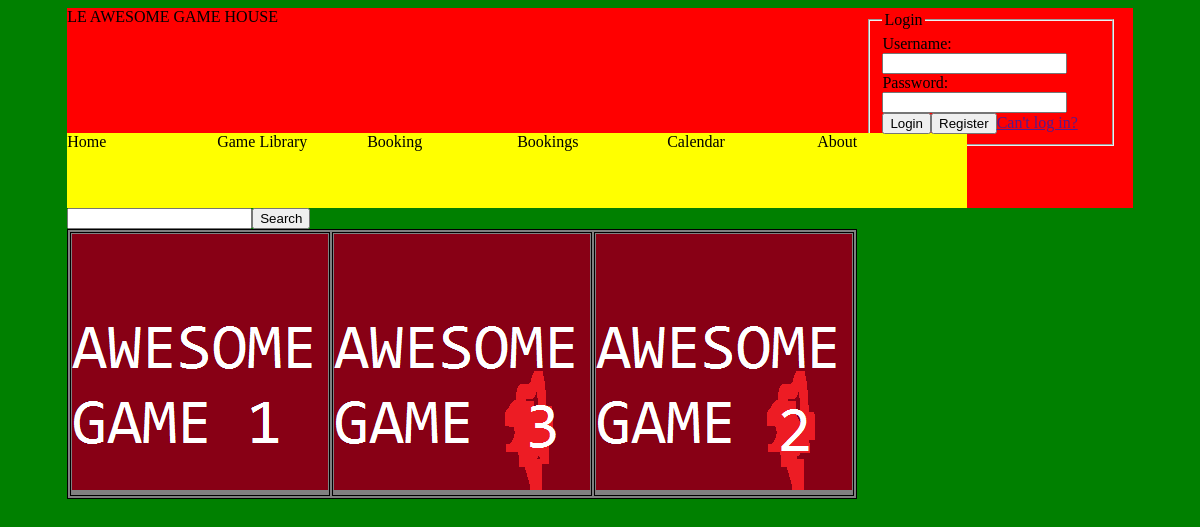
Page /?page=gameLibrary on the committed database.
### tables this page shows
CREATE TABLE "GameLibrary" ("pk" INTEGER PRIMARY KEY  AUTOINCREMENT  NOT NULL , "game" INTEGER);

### model.php (called while the page is built, shortened)
<?php
class Model{
    public $types = array("games", "accounts", "review", "Game", "GameLibrary", "Booking", "Bookings");
    function read($type, $id){
        if(in_array($type, $this->types)){
            $db = new PDO("sqlite:db/db.sqlite");
            try {
                $db = new PDO("sqlite:db/db.sqlite");
                $db->setAttribute(PDO::ATTR_ERRMODE, PDO::ERRMODE_EXCEPTION);
            } catch (PDOException $e) {
                echo "Failed to connect to the database using DSN:<br>$dsn<br>";
                throw $e;
            }
            switch($type){
                case "GameLibrary":
                    $stmt = $db->prepare("SELECT * FROM GameLibrary");
                    $stmt->execute();
                    $res = $stmt->fetchAll(PDO::FETCH_ASSOC);
                    return $res;
            }
        } else{
            echo "**Invalid type in read**";
        }
    }
}
 ?>

### view.php (the view, shortened to what this page needs)
<?php
class InterfaceView{
    public function staticStuff(){
        echo "
        <!DOCTYPE html>
            <head>
                <title>title</title>
                <link rel='stylesheet' href='style.css'>
            </head>
        <body>
        <header>";
            echo "LE AWESOME GAME HOUSE";
            $loggedIn = true;
            echo "<div class='login'>";
                if(isset($_SESSION['username'])){
                    if($_SESSION['username'] != ""){
                        echo "Hello " . $_SESSION['username'];
                        echo "<form method='POST'>";
                            echo "<button name='logout' type='submit'>Logout</button>";
                        echo "</form>";
                    } else{
                        $loggedIn = false;
                    }
                } else{
                    $loggedIn = false;
                }
                if(!$loggedIn){
                    echo "<fieldset>";
                        echo "<legend>Login</legend>";
                        echo "<form method='POST'>";
                            echo "Username:";
                            echo "<input name='username' type='text'></input>";
                            echo "Password:";
                            echo "<input name='password' type='password'></input>";
                            echo "<button type='submit'>Login</button>";
                        echo "</form>";
                        echo "<form method='GET'><button type='submit' name='page' value='register'>Register</button></form>";
                        echo "<a href=''>Can't log in?</a>";
                    echo "</fieldset>";
                }
            echo "</div>
            <nav>";
         echo <<<EOT
            <div id="home" class="navButton">Home</div>
            <script type="text/javascript">
            document.getElementById("home").onclick = function () {
                location.href = "?page=home";
            };
            </script>
            <div id="gameLibrary" class="navButton">Game Library</div>
            <script type="text/javascript">
            document.getElementById("gameLibrary").onclick = function () {
                location.href = "?page=gameLibrary";
            };
            </script>
            <div id="booking" class="navButton">Booking</div>
            <script type="text/javascript">
            document.getElementById("booking").onclick = function () {
                location.href = "?page=booking";
            };
            </script>
            <div id="bookings" class="navButton">Bookings</div>
            <script type="text/javascript">
            document.getElementById("bookings").onclick = function () {
                location.href = "?page=bookings";
            };
            </script>
            <div id="calendar" class="navButton">Calendar</div>
            <script type="text/javascript">
            document.getElementById("calendar").onclick = function () {
                location.href = "?page=calendar";
            };
            </script>
            <div id="about" class="navButton">About</div>
            <script type="text/javascript">
            document.getElementById("about").onclick = function () {
                location.href = "?page=about";
            };
            </script>
EOT;
                echo "</nav>";
        echo "</header>";
    }
    function displayGameLibrary($data){
        $dir = "resources/games/";
        echo "<div id='gameLibrary'>";
          echo "<table>
                <input class='glButton' type='text' name='search'>
                <input type='submit' value='Search'>";
                for($i = 0; $i < sizeof($data); $i++){
                    echo "<td><a href='?game=" . $data[$i]['game'] . "'><img src='" . $dir . $data[$i]['game'] . "Large.png'></img></a></td>";
                }
                echo "</tr></table>";
        echo "</div>";
    }
}
 ?>

### style.css (style rules this page uses)
body { background-color:green; min-height:100%; height:100%; }
header { background-color:red; width:90%; height:200px; margin-left:5%; }
nav { background-color:orange; width:900px; height:75px; margin-top:102px; }
.navButton { background-color:yellow; width:150px; height:75px; float:left; }
.glButton { margin-left:5%; }
.login { width:250px; height:10%; margin-top:-15px; margin-left:75%; }
form { display:inline; margin:0px; padding:0px; }
table, tr, td { background-color:gray; width:55%; min-height:75px; margin-left:5%; border: 1px solid black; }

### rows in the picture
gamelibrary: shows a picture
gamelibrary: shows a picture
gamelibrary: shows a picture
